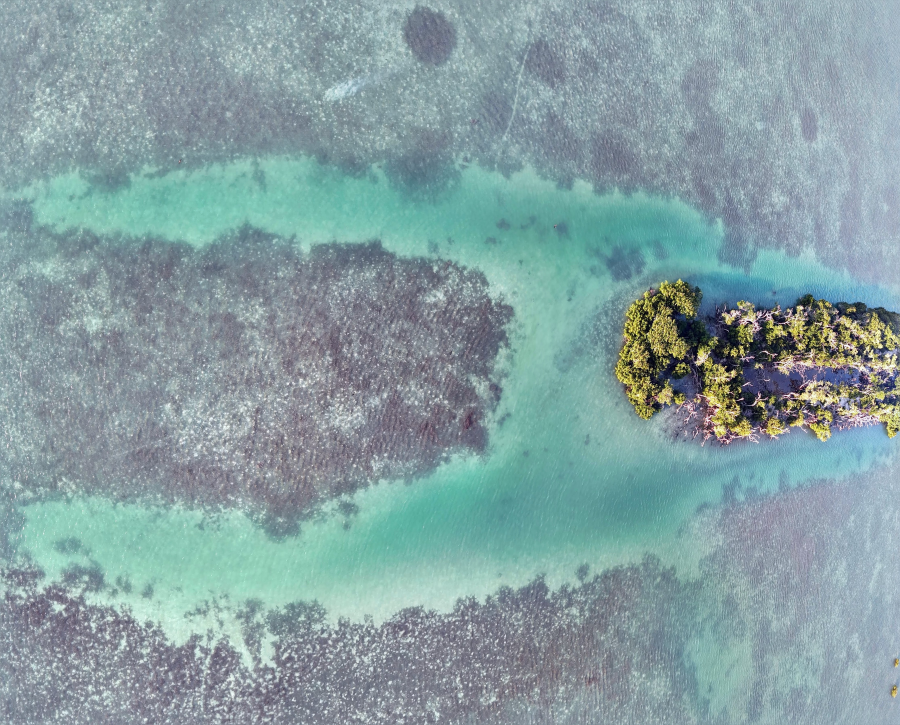
#> input picture scripts/assets/background.jpeg, 3600 x 2899 px (shown at 1/4 size)
$ python -i generate_screenshots.py   (imports and definitions only)
#> lines starting #> are read from the running program, lines starting #| are printed output that depends on the picture; after the words box and inside, x2 and y2 are one past the last pixel; in counts of white or black regions, pixels touching at a corner belong together
#> further down, picture is the input picture: PIL image 3600x2899 RGB; mean R, G, B 134, 159.4, 162.3
#!/usr/bin/env python3

from __future__ import annotations

import json
import os
import subprocess
import sys
import tempfile
import time
from dataclasses import dataclass
from pathlib import Path

try:
    from PIL import Image, ImageChops, ImageColor, ImageDraw, ImageFilter
except ImportError:
    print("Error: 'Pillow' library is not installed.", file=sys.stderr)
    print("Please install it with: pip3 install Pillow", file=sys.stderr)
    sys.exit(1)


SCRIPT_PATH = Path(__file__).resolve()
REPO_ROOT = SCRIPT_PATH.parent.parent
PACKAGE_ROOT = REPO_ROOT / "ShortcutCycle"
BUILD_DIR = PACKAGE_ROOT / ".build" / "debug"
APP_BINARY = BUILD_DIR / "ShortcutCycle"
RAW_SCREENSHOTS_DIR = PACKAGE_ROOT / "App Store Connect Assets" / "Screenshots"
OPTIMIZE_SCRIPT = REPO_ROOT / "scripts" / "optimize_images.py"
BACKGROUND_IMAGE_PATH = REPO_ROOT / "scripts" / "assets" / "background.jpeg"
OUTPUT_SIZE = (2880, 1800)


@dataclass(frozen=True)
class CaptureSpec:
    filename: str
    scene: str
    theme: str
    language: str = "en"
    group: str | None = None
    variant: str | None = None


DIRECT_CAPTURES = [
    CaptureSpec("General Light.png", "general", "light"),
    CaptureSpec("General Dark.png", "general", "dark"),
    CaptureSpec("Group Light.png", "group", "light"),
    CaptureSpec("Group Dark.png", "group", "dark"),
    CaptureSpec("Automatic Backups.png", "backups", "light"),
    CaptureSpec("Automatic Backups Dark.png", "backups", "dark"),
]


HUD_SOURCE_CAPTURES = [
    CaptureSpec("__hud_light_window.png", "hud-horizontal", "light"),
    CaptureSpec("__hud_dark_window.png", "hud-horizontal", "dark"),
    CaptureSpec("__hud_grid_light_window.png", "hud-grid", "light"),
    CaptureSpec("__hud_grid_dark_window.png", "hud-grid", "dark"),
]


COMPOSITE_SOURCE_CAPTURES = [
    CaptureSpec("__menu_light_default.png", "menu-popover", "light"),
    CaptureSpec("__menu_dark_default.png", "menu-popover", "dark"),
    CaptureSpec("__menu_light_selected.png", "menu-popover", "light", group="utilities", variant="selected"),
    CaptureSpec("__menu_dark_selected.png", "menu-popover", "dark", group="utilities", variant="selected"),
    CaptureSpec("__general_en.png", "general", "light", language="en"),
    CaptureSpec("__general_de.png", "general", "light", language="de"),
    CaptureSpec("__general_fr.png", "general", "light", language="fr"),
    CaptureSpec("__general_es.png", "general", "light", language="es"),
    CaptureSpec("__general_ja.png", "general", "light", language="ja"),
    CaptureSpec("__general_ko.png", "general", "light", language="ko"),
    CaptureSpec("__general_zh_hans.png", "general", "light", language="zh-Hans"),
    CaptureSpec("__general_zh_hant.png", "general", "light", language="zh-Hant"),
]


FINAL_SCREENSHOT_FILENAMES = [spec.filename for spec in DIRECT_CAPTURES] + [
    "HUD Light.png",
    "HUD Dark.png",
    "HUD-Grid Light.png",
    "HUD-Grid Dark.png",
    "Menu Bar.png",
    "Multiple Languages.png",
]


# [150 lines left out: functions run, build_app, validate_png_dimensions, screenshot_environment, terminate_process, wait_for_window_info and 1 more, not called in this run]


def resize_panel(image: Image.Image, width: int) -> Image.Image:
    ratio = width / image.width
    return image.resize((width, round(image.height * ratio)), Image.Resampling.LANCZOS)


def crop_box(image: Image.Image, *, left: float, top: float, right: float, bottom: float) -> Image.Image:
#> called with left = 0.195, top = 0.555, right = 0.845, bottom = 0.79
    width, height = image.size
#> width = 3600; height = 2899
    return image.crop(
        (
            round(width * left),
            round(height * top),
            round(width * right),
            round(height * bottom),
        )
    )
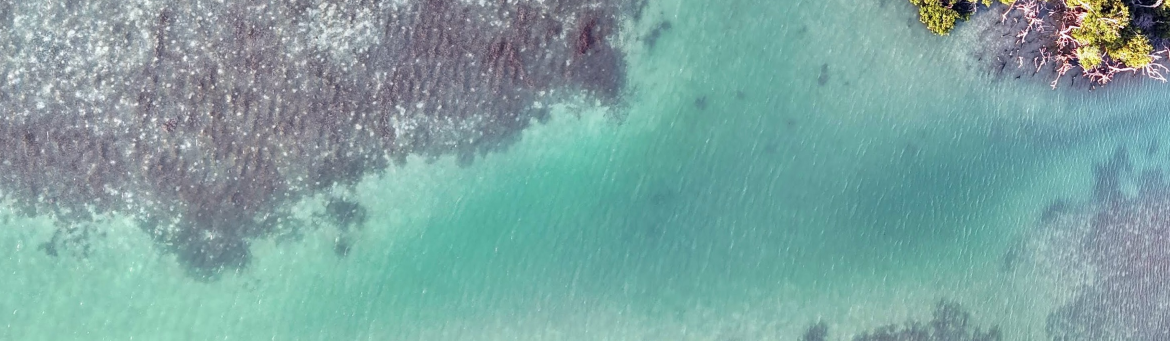
#> returned value: PIL image 2340x681 RGBA (shown at 1/2 size); mean R, G, B, A 125.5, 163.7, 161.3, 255


# [30 lines left out: functions trim_uniform_background, crop_to_alpha_bounds, not called in this run]


def validate_crop_content(
    image: Image.Image,
    *,
    label: str,
    difference_threshold: int = 12,
    minimum_non_uniform_ratio: float = 0.01,
) -> None:
#> called with label = 'general application panel', difference_threshold = 12, minimum_non_uniform_ratio = 0.01
    rgba = image.convert("RGBA")
    if rgba.width == 0 or rgba.height == 0:
        print(f"Warning: {label} crop is empty; verify crop bounds.")
        return

    reference_pixel = rgba.getpixel((0, 0))
#> reference_pixel = (116, 123, 131, 255)
    background = Image.new("RGBA", rgba.size, reference_pixel)
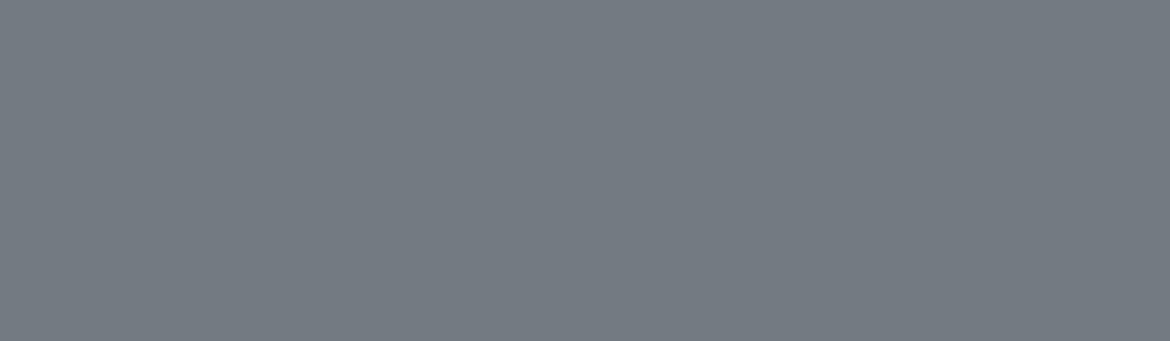
#> background: PIL image 2340x681 RGBA (shown at 1/2 size); mean R, G, B, A 116, 123, 131, 255
    diff = ImageChops.difference(rgba, background).convert("L")
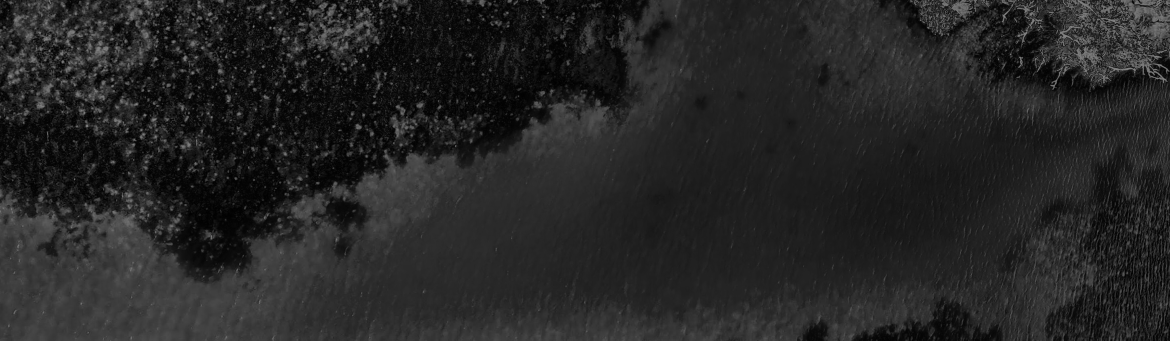
#> diff: PIL image 2340x681 L (shown at 1/2 size); min 0, max 133, mean 37
    mask = diff.point(lambda value: 255 if value > difference_threshold else 0)
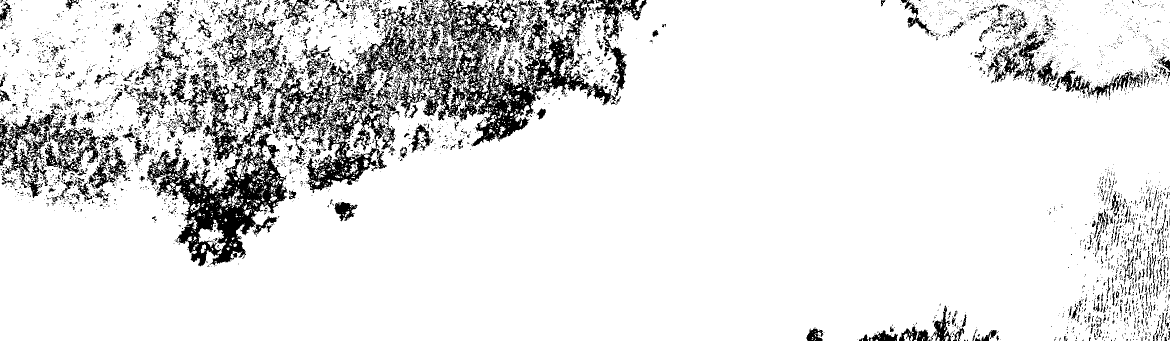
#> mask: PIL image 2340x681 L (shown at 1/2 size); 88.4% white; 4329 black regions (3885 under 20 px), largest, box (x1, y1, x2, y2) and area: (540, 0, 1294, 386) 71488, (294, 264, 575, 533) 25361, (336, 28, 567, 332) 15476
    histogram = mask.histogram()
#> histogram = 256 values, max 1408354 at index 255, min 0 at index 1, mean 6224.8
    non_uniform_pixels = sum(histogram[1:])
#> non_uniform_pixels = 1408354
    non_uniform_ratio = non_uniform_pixels / max(rgba.width * rgba.height, 1)
#> non_uniform_ratio = 0.884

    if non_uniform_ratio < minimum_non_uniform_ratio:
        print(
            f"Warning: {label} crop appears mostly uniform "
            f"({non_uniform_ratio:.1%} non-uniform pixels); verify crop bounds."
        )


# [140 lines left out: functions apply_rounded_mask, add_outline, add_shadow, add_outer_shadow, make_vertical_gradient, make_photo_background and 2 more, not called in this run]


# Crop the General settings application panel used for the foreground cards in
# the multi-language composite.
def crop_general_application_panel(image: Image.Image) -> Image.Image:
    panel = crop_box(image.convert("RGBA"), left=0.195, top=0.555, right=0.845, bottom=0.79)
    validate_crop_content(panel, label="general application panel")
    return panel


# Crop the General settings language controls strip when validating the
# localized language row framing.
# [4 lines left out: function crop_general_language_strip, not called in this run]


def crop_full_window_capture(image: Image.Image) -> Image.Image:
    return crop_box(image.convert("RGBA"), left=0.004, top=0.001, right=0.996, bottom=0.989)


# [182 lines left out: functions compress_panel_width, compose_hud_capture, compose_menubar_languages, compose_multiple_languages, refresh_web_assets, remove_temporary_screenshots and 1 more, not called in this run]


# [2 lines not run here, left out]

>>> from PIL import Image
>>> picture = Image.open('assets/background.jpeg')
>>> result = crop_general_application_panel(picture)
